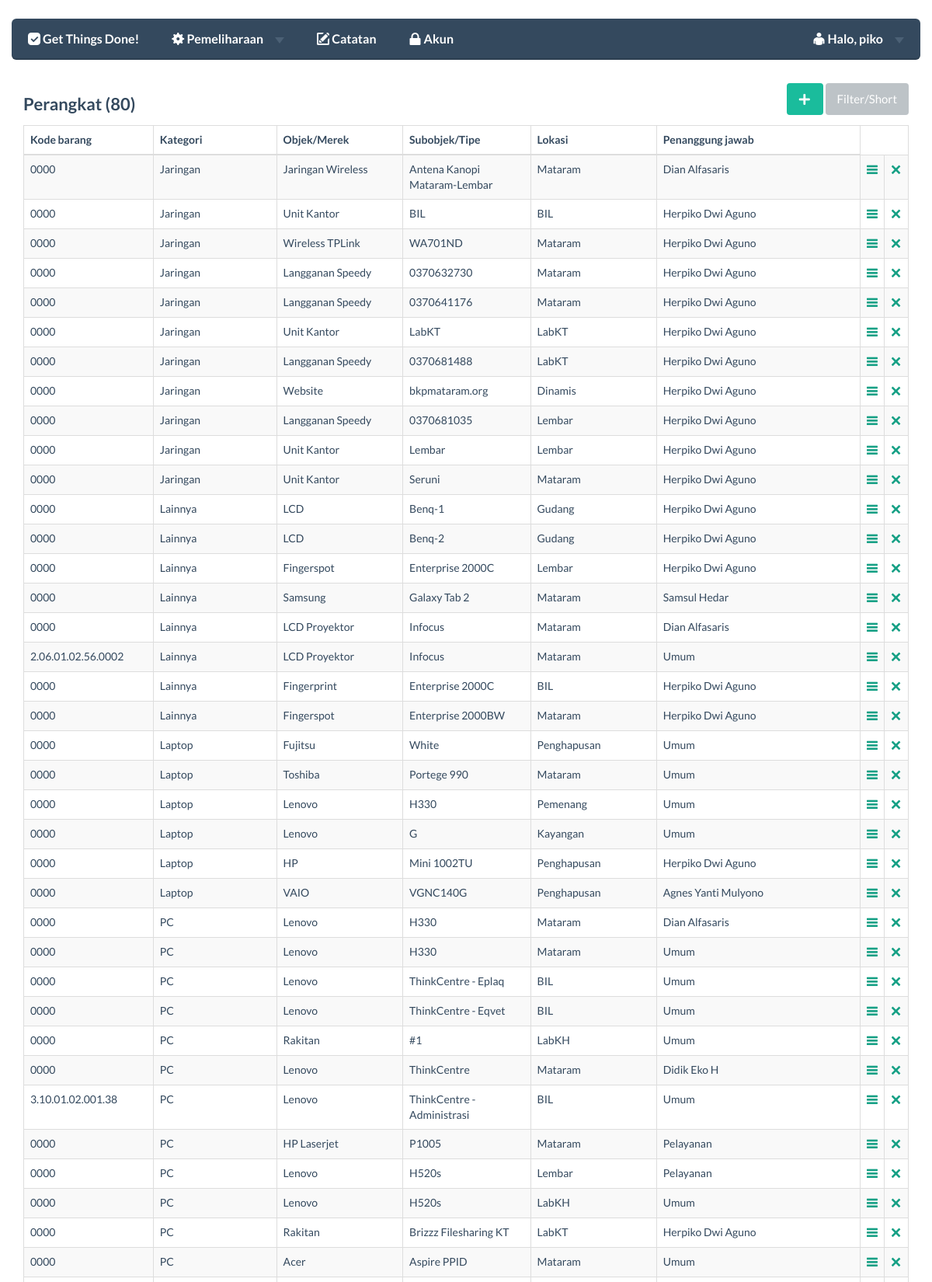
Screenshot of /main/perangkat/ (signed in, upper part) with the database file from the repository.
### main/models.py (models this page shows)
class Hardware(models.Model):
	noid_hw = models.AutoField(primary_key=True)
	kodebrg = models.CharField(max_length=50)
	merek = models.CharField(max_length=50)
	tipe = models.CharField(max_length=50)
	kathw = models.ForeignKey(Kathw)
	username = models.ForeignKey(User)
	lokasi = models.ForeignKey(Lokasi)
	tahun = models.IntegerField()
	keterangan = models.CharField(max_length=500)
	time_create = models.CharField(max_length=50)

class Kathw(models.Model):
	kathw = models.CharField(max_length=20,primary_key=True)

class Lokasi(models.Model):
	lokasi = models.CharField(max_length=50,primary_key=True)

### main/views.py (the view)
def perangkat(request):
    if request.user.is_authenticated():
        context = RequestContext(request)
        if request.method == 'POST':
            kodebrg = request.POST['kodebrg']
            merek = request.POST['merek']
            tipe = request.POST['tipe']
            lokasi = request.POST['lokasi']
            tahun = request.POST['tahun']
            kathw = request.POST['kathw']
            username = request.POST['username']
            keterangan = request.POST['keterangan']
            if tahun=='':
                tahun='0000'
            if kodebrg=='':
                kodebrg='0000'
            from main.models import Hardware, User, Tindakan, Lokasi, Kathw
            lokasi=Lokasi.objects.get(lokasi=lokasi)
            kathw=Kathw.objects.get(kathw=kathw)
            username=User.objects.get(username=username)
            import time
            time_create = time.time()
            Hardware.objects.get_or_create(kodebrg=kodebrg,merek=merek,tipe=tipe,lokasi=lokasi, kathw=kathw, username=username, tahun=tahun, keterangan=keterangan, time_create=time_create)
            return HttpResponseRedirect("/main/perangkat/")
        else:
            context = RequestContext(request)
            from main.models import Hardware, User, Tindakan, Lokasi, Kathw
            if bool(request.GET):
                kathw = request.GET['kathw']
                lokasi = request.GET['lokasi']
                perangkat_list = Hardware.objects.filter(kathw=kathw).filter(lokasi=lokasi).order_by('kathw')
                if kathw=='Semua':
                    perangkat_list = Hardware.objects.filter(lokasi=lokasi).order_by('kathw')
                if lokasi=='Semua':
                    perangkat_list = Hardware.objects.filter(kathw=kathw).order_by('kathw')
                if kathw=='Semua' and lokasi=='Semua':
                    perangkat_list = Hardware.objects.order_by('kathw')
                kathw_list = Kathw.objects.all()
                lokasi_list = Lokasi.objects.all()
                user_list = User.objects.all()
                banyak = len(perangkat_list)
                current_user = request.user.get_username()
                context_dict = {'perangkat_list':perangkat_list,'kathw_list':kathw_list, 'lokasi_list':lokasi_list,'user_list':user_list,'current_user':current_user,'lokasi':lokasi,'kathw':kathw, 'banyak':banyak}
                return render_to_response('main/perangkat.html', context_dict, context)
            else:
                perangkat_list = Hardware.objects.all().order_by('kathw')
                kathw_list = Kathw.objects.all()
                lokasi_list = Lokasi.objects.all()
                user_list = User.objects.all()
                current_user = request.user.get_username()
                lokasi='Semua'
                kathw='Semua'
                banyak = len(perangkat_list)
                context_dict = {'perangkat_list':perangkat_list,'kathw_list':kathw_list, 'lokasi_list':lokasi_list,'user_list':user_list,'current_user':current_user,'lokasi':lokasi,'kathw':kathw, 'banyak':banyak}
                return render_to_response('main/perangkat.html', context_dict, context)
    else :
        return HttpResponseRedirect("/main/login")

### templates/main/perangkat.html (shortened to what this page needs)
<!DOCTYPE html>
{% extends 'main/base.html' %}
{% load static %}
	{% block button_block %}
	<h4 class="pull-left">Perangkat ({{ banyak }})</h4>
	<div class="pull-right">
			<a class="btn btn-primary" href="#perangkat_modal" data-toggle="modal"><span class="fui-plus"></span></a>
		{% if lokasi not in 'Semua' or kathw not in 'Semua' %}
		{% else %}
			<a id="filter_show" class="btn btn-default" href="#" onclick="filter_show()">Filter/Short</a>
		{% endif %}
		</div><br><br>
	{% endblock %}
	{% block body_block %}
		<table width="100%" class="table table-striped table-hover table-bordered">
			<thead>
			<tr>
				<td width="15%"><strong>Kode barang</strong></td>
				<td width="15%"><strong>Kategori</strong></td>
				<td width="15%"><strong>Objek/Merek</strong></td>
				<td width="15%"><strong>Subobjek/Tipe</strong></td>
				<td width="15%"><strong>Lokasi</strong></td>
				<td width="25%"><strong>Penanggung jawab</strong></td>
			</tr>
			</thead>
				{% for perangkat in perangkat_list %}
					<tr>
						<td>{{ perangkat.kodebrg }}</td>
						<td>{{ perangkat.kathw.kathw}}</td>
						<td>{{ perangkat.merek }}</td>
						<td>{{ perangkat.tipe }}</td>
						<td>{{ perangkat.lokasi.lokasi }}</td>
						<td>{{ perangkat.username.first_name }}</td>
						<td><a href="/main/perangkat_detail/?id={{ perangkat.noid_hw }}"><span class="fui-list"></span></a></td>
						<td><a href="/main/hapus_perangkat/?hapus={{ perangkat.noid_hw }}" onclick="return confirm_delete()"><span class="fui-cross"></span></a></td>
					</tr>
				{% endfor %}
		</table>
	{% endblock %}

### templates/main/base.html (shortened to what this page needs)
<!DOCTYPE html>
{% load static %}
<html>
    <head>
    <link href="{% static 'bootstrap/css/bootstrap.css' %}" rel="stylesheet">
    <link href="{% static 'css/flat-ui.css' %}" rel="stylesheet">
    <link href="{% static 'css/jquery-ui.css' %}" rel="stylesheet">
    <link href="{% static 'css/drag.css' %}" rel="stylesheet">
    <link href="{% static 'autocomplete/autocomplete-0.3.0.css' %}" rel="stylesheet">
    </head>
    <body>
    	<br>
 	<div class="container">
 		<div class="demo-row">
		 	<div class="row demo-row">
		          <nav class="navbar navbar-inverse navbar-embossed" role="navigation">
		            <div class="collapse navbar-collapse" id="navbar-collapse-01">
		              <ul class="nav navbar-nav navbar-left">
		              	{% if not user.is_authenticated %}
		              	<li><a href="#">The IT Crowd</a></li>
		                {% else %}
		                <li><a href="/main"><span class="fui-checkbox-checked"></span> Get Things Done!</a></li>
		                 <li class="dropdown">
			                  <a href="#" class="dropdown-toggle" data-toggle="dropdown"><span class="fui-gear"></span> Pemeliharaan <b class="caret"></b></a>
			                </li>
		                <li><a href="#"><span class="fui-new"></span> Catatan</a></li>
		                <li><a href="#"><span class="fui-lock"></span> Akun</a></li>
		                {% endif %}
		               </ul>
		               {% if user.is_authenticated %}
			               <ul class="nav navbar-nav navbar-right">
			                 <li class="dropdown">
			                  <a href="#" class="dropdown-toggle" data-toggle="dropdown"><span class="fui-user"></span> Halo, {{ current_user }} <b class="caret"></b></a>
			                </li>
			               </ul>
			            {% endif %}
		            </div>
		          </nav>
 		</div>
        <div>
        	{% block button_block %}{% endblock %}
            {% block body_block %}{% endblock %}
        </div>
    </div>
    </body>
</html>

### rows the page displays
Hardware: kodebrg "0000", kathw.kathw "Jaringan", merek "Jaringan Wireless", tipe "Antena Kanopi Mataram-Lembar", lokasi.lokasi "Mataram", username.first_name "Dian Alfasaris"
Hardware: kodebrg "0000", kathw.kathw "Jaringan", merek "Unit Kantor", tipe "BIL", lokasi.lokasi "BIL", username.first_name "Herpiko Dwi Aguno"
Hardware: kodebrg "0000", kathw.kathw "Jaringan", merek "Wireless TPLink", tipe "WA701ND", lokasi.lokasi "Mataram", username.first_name "Herpiko Dwi Aguno"
Hardware: kodebrg "0000", kathw.kathw "Jaringan", merek "Langganan Speedy", tipe "0370632730", lokasi.lokasi "Mataram", username.first_name "Herpiko Dwi Aguno"
Hardware: kodebrg "0000", kathw.kathw "Jaringan", merek "Langganan Speedy", tipe "0370641176", lokasi.lokasi "Mataram", username.first_name "Herpiko Dwi Aguno"
Hardware: kodebrg "0000", kathw.kathw "Jaringan", merek "Unit Kantor", tipe "LabKT", lokasi.lokasi "LabKT", username.first_name "Herpiko Dwi Aguno"
Hardware: kodebrg "0000", kathw.kathw "Jaringan", merek "Langganan Speedy", tipe "0370681488", lokasi.lokasi "LabKT", username.first_name "Herpiko Dwi Aguno"
Hardware: kodebrg "0000", kathw.kathw "Jaringan", merek "Website", tipe "bkpmataram.org", lokasi.lokasi "Dinamis", username.first_name "Herpiko Dwi Aguno"
Hardware: kodebrg "0000", kathw.kathw "Jaringan", merek "Langganan Speedy", tipe "0370681035", lokasi.lokasi "Lembar", username.first_name "Herpiko Dwi Aguno"
Hardware: kodebrg "0000", kathw.kathw "Jaringan", merek "Unit Kantor", tipe "Lembar", lokasi.lokasi "Lembar", username.first_name "Herpiko Dwi Aguno"
Hardware: kodebrg "0000", kathw.kathw "Jaringan", merek "Unit Kantor", tipe "Seruni", lokasi.lokasi "Mataram", username.first_name "Herpiko Dwi Aguno"
Hardware: kodebrg "0000", kathw.kathw "Lainnya", merek "LCD", tipe "Benq-1", lokasi.lokasi "Gudang", username.first_name "Herpiko Dwi Aguno"
Hardware: kodebrg "0000", kathw.kathw "Lainnya", merek "LCD", tipe "Benq-2", lokasi.lokasi "Gudang", username.first_name "Herpiko Dwi Aguno"
Hardware: kodebrg "0000", kathw.kathw "Lainnya", merek "Fingerspot", tipe "Enterprise 2000C", lokasi.lokasi "Lembar", username.first_name "Herpiko Dwi Aguno"
Hardware: kodebrg "0000", kathw.kathw "Lainnya", merek "Samsung", tipe "Galaxy Tab 2", lokasi.lokasi "Mataram", username.first_name "Samsul Hedar"
Hardware: kodebrg "0000", kathw.kathw "Lainnya", merek "LCD Proyektor", tipe "Infocus", lokasi.lokasi "Mataram", username.first_name "Dian Alfasaris"
Hardware: kodebrg "2.06.01.02.56.0002", kathw.kathw "Lainnya", merek "LCD Proyektor", tipe "Infocus", lokasi.lokasi "Mataram", username.first_name "Umum"
Hardware: kodebrg "0000", kathw.kathw "Lainnya", merek "Fingerprint", tipe "Enterprise 2000C", lokasi.lokasi "BIL", username.first_name "Herpiko Dwi Aguno"
Hardware: kodebrg "0000", kathw.kathw "Lainnya", merek "Fingerspot", tipe "Enterprise 2000BW", lokasi.lokasi "Mataram", username.first_name "Herpiko Dwi Aguno"
Hardware: kodebrg "0000", kathw.kathw "Laptop", merek "Fujitsu", tipe "White", lokasi.lokasi "Penghapusan", username.first_name "Umum"
Hardware: kodebrg "0000", kathw.kathw "Laptop", merek "Toshiba", tipe "Portege 990", lokasi.lokasi "Mataram", username.first_name "Umum"
Hardware: kodebrg "0000", kathw.kathw "Laptop", merek "Lenovo", tipe "H330", lokasi.lokasi "Pemenang", username.first_name "Umum"
Hardware: kodebrg "0000", kathw.kathw "Laptop", merek "Lenovo", tipe "G", lokasi.lokasi "Kayangan", username.first_name "Umum"
Hardware: kodebrg "0000", kathw.kathw "Laptop", merek "HP", tipe "Mini 1002TU", lokasi.lokasi "Penghapusan", username.first_name "Herpiko Dwi Aguno"
Hardware: kodebrg "0000", kathw.kathw "Laptop", merek "VAIO", tipe "VGNC140G", lokasi.lokasi "Penghapusan", username.first_name "Agnes Yanti Mulyono"
Hardware: kodebrg "0000", kathw.kathw "PC", merek "Lenovo", tipe "H330", lokasi.lokasi "Mataram", username.first_name "Dian Alfasaris"
Hardware: kodebrg "0000", kathw.kathw "PC", merek "Lenovo", tipe "H330", lokasi.lokasi "Mataram", username.first_name "Umum"
Hardware: kodebrg "0000", kathw.kathw "PC", merek "Lenovo", tipe "ThinkCentre - Eplaq", lokasi.lokasi "BIL", username.first_name "Umum"
Hardware: kodebrg "0000", kathw.kathw "PC", merek "Lenovo", tipe "ThinkCentre - Eqvet", lokasi.lokasi "BIL", username.first_name "Umum"
Hardware: kodebrg "0000", kathw.kathw "PC", merek "Rakitan", tipe "#1", lokasi.lokasi "LabKH", username.first_name "Umum"
Hardware: kodebrg "0000", kathw.kathw "PC", merek "Lenovo", tipe "ThinkCentre", lokasi.lokasi "Mataram", username.first_name "Didik Eko H"
Hardware: kodebrg "3.10.01.02.001.38", kathw.kathw "PC", merek "Lenovo", tipe "ThinkCentre - Administrasi", lokasi.lokasi "BIL", username.first_name "Umum"
Hardware: kodebrg "0000", kathw.kathw "PC", merek "HP Laserjet", tipe "P1005", lokasi.lokasi "Mataram", username.first_name "Pelayanan"
Hardware: kodebrg "0000", kathw.kathw "PC", merek "Lenovo", tipe "H520s", lokasi.lokasi "Lembar", username.first_name "Pelayanan"
Hardware: kodebrg "0000", kathw.kathw "PC", merek "Lenovo", tipe "H520s", lokasi.lokasi "LabKH", username.first_name "Umum"
Hardware: kodebrg "0000", kathw.kathw "PC", merek "Rakitan", tipe "Brizzz Filesharing KT", lokasi.lokasi "LabKT", username.first_name "Herpiko Dwi Aguno"
Hardware: kodebrg "0000", kathw.kathw "PC", merek "Acer", tipe "Aspire PPID", lokasi.lokasi "Mataram", username.first_name "Umum"

### other values shown
{{ current_user }} "piko"
{{ banyak }} "80"
